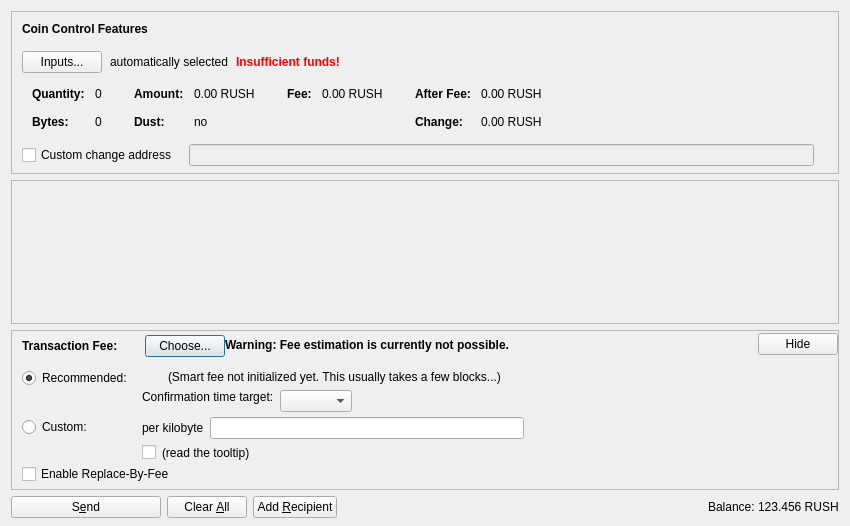
<?xml version="1.0" encoding="UTF-8"?>
<ui version="4.0">
 <class>SendCoinsDialog</class>
 <widget class="QDialog" name="SendCoinsDialog">
  <property name="geometry">
   <rect>
    <x>0</x>
    <y>0</y>
    <width>850</width>
    <height>526</height>
   </rect>
  </property>
  <property name="windowTitle">
   <string>Send Coins</string>
  </property>
  <layout class="QVBoxLayout" name="verticalLayout" stretch="0,1,0,0">
   <property name="bottomMargin">
    <number>8</number>
   </property>
   <item>
    <widget class="QFrame" name="frameCoinControl">
     <property name="sizePolicy">
      <sizepolicy hsizetype="Expanding" vsizetype="Expanding">
       <horstretch>0</horstretch>
       <verstretch>0</verstretch>
      </sizepolicy>
     </property>
     <property name="maximumSize">
      <size>
       <width>16777215</width>
       <height>16777215</height>
      </size>
     </property>
     <property name="frameShape">
      <enum>QFrame::StyledPanel</enum>
     </property>
     <property name="frameShadow">
      <enum>QFrame::Sunken</enum>
     </property>
     <layout class="QVBoxLayout" name="verticalLayoutCoinControl2">
      <property name="spacing">
       <number>0</number>
      </property>
      <property name="leftMargin">
       <number>0</number>
      </property>
      <property name="topMargin">
       <number>0</number>
      </property>
      <property name="rightMargin">
       <number>0</number>
      </property>
      <property name="bottomMargin">
       <number>6</number>
      </property>
      <item>
       <layout class="QVBoxLayout" name="verticalLayoutCoinControl" stretch="0,0,0,0,1">
        <property name="spacing">
         <number>0</number>
        </property>
        <property name="leftMargin">
         <number>10</number>
        </property>
        <property name="topMargin">
         <number>10</number>
        </property>
        <item>
         <layout class="QHBoxLayout" name="horizontalLayoutCoinControl1">
          <property name="bottomMargin">
           <number>15</number>
          </property>
          <item>
           <widget class="QLabel" name="labelCoinControlFeatures">
            <property name="sizePolicy">
             <sizepolicy hsizetype="Preferred" vsizetype="Maximum">
              <horstretch>0</horstretch>
              <verstretch>0</verstretch>
             </sizepolicy>
            </property>
            <property name="font">
             <font>
              <weight>75</weight>
              <bold>true</bold>
             </font>
            </property>
            <property name="styleSheet">
             <string notr="true">font-weight:bold;</string>
            </property>
            <property name="text">
             <string>Coin Control Features</string>
            </property>
           </widget>
          </item>
         </layout>
        </item>
        <item>
         <layout class="QHBoxLayout" name="horizontalLayoutCoinControl2" stretch="0,0,0,0">
          <property name="spacing">
           <number>8</number>
          </property>
          <property name="bottomMargin">
           <number>10</number>
          </property>
          <item>
           <widget class="QPushButton" name="pushButtonCoinControl">
            <property name="styleSheet">
             <string notr="true"/>
            </property>
            <property name="text">
             <string>Inputs...</string>
            </property>
            <property name="autoDefault">
             <bool>false</bool>
            </property>
           </widget>
          </item>
          <item>
           <widget class="QLabel" name="labelCoinControlAutomaticallySelected">
            <property name="text">
             <string>automatically selected</string>
            </property>
            <property name="margin">
             <number>5</number>
            </property>
           </widget>
          </item>
          <item>
           <widget class="QLabel" name="labelCoinControlInsuffFunds">
            <property name="font">
             <font>
              <weight>75</weight>
              <bold>true</bold>
             </font>
            </property>
            <property name="styleSheet">
             <string notr="true">color:red;font-weight:bold;</string>
            </property>
            <property name="text">
             <string>Insufficient funds!</string>
            </property>
            <property name="margin">
             <number>5</number>
            </property>
           </widget>
          </item>
          <item>
           <spacer name="horizontalSpacerCoinControl">
            <property name="orientation">
             <enum>Qt::Horizontal</enum>
            </property>
            <property name="sizeHint" stdset="0">
             <size>
              <width>40</width>
              <height>1</height>
             </size>
            </property>
           </spacer>
          </item>
         </layout>
        </item>
        <item>
         <widget class="QWidget" name="widgetCoinControl" native="true">
          <property name="sizePolicy">
           <sizepolicy hsizetype="Preferred" vsizetype="Preferred">
            <horstretch>0</horstretch>
            <verstretch>0</verstretch>
           </sizepolicy>
          </property>
          <property name="minimumSize">
           <size>
            <width>0</width>
            <height>0</height>
           </size>
          </property>
          <property name="styleSheet">
           <string notr="true"/>
          </property>
          <layout class="QHBoxLayout" name="horizontalLayoutCoinControl5">
           <property name="leftMargin">
            <number>0</number>
           </property>
           <property name="topMargin">
            <number>0</number>
           </property>
           <property name="rightMargin">
            <number>0</number>
           </property>
           <property name="bottomMargin">
            <number>0</number>
           </property>
           <item>
            <layout class="QHBoxLayout" name="horizontalLayoutCoinControl3" stretch="0,0,0,1">
             <property name="spacing">
              <number>20</number>
             </property>
             <property name="topMargin">
              <number>0</number>
             </property>
             <property name="bottomMargin">
              <number>10</number>
             </property>
             <item>
              <layout class="QFormLayout" name="formLayoutCoinControl1">
               <property name="horizontalSpacing">
                <number>10</number>
               </property>
               <property name="verticalSpacing">
                <number>14</number>
               </property>
               <property name="leftMargin">
                <number>10</number>
               </property>
               <property name="topMargin">
                <number>4</number>
               </property>
               <property name="rightMargin">
                <number>6</number>
               </property>
               <item row="0" column="0">
                <widget class="QLabel" name="labelCoinControlQuantityText">
                 <property name="font">
                  <font>
                   <weight>75</weight>
                   <bold>true</bold>
                  </font>
                 </property>
                 <property name="text">
                  <string>Quantity:</string>
                 </property>
                 <property name="margin">
                  <number>0</number>
                 </property>
                </widget>
               </item>
               <item row="0" column="1">
                <widget class="QLabel" name="labelCoinControlQuantity">
                 <property name="cursor">
                  <cursorShape>IBeamCursor</cursorShape>
                 </property>
                 <property name="contextMenuPolicy">
                  <enum>Qt::ActionsContextMenu</enum>
                 </property>
                 <property name="text">
                  <string notr="true">0</string>
                 </property>
                 <property name="margin">
                  <number>0</number>
                 </property>
                 <property name="textInteractionFlags">
                  <set>Qt::LinksAccessibleByMouse|Qt::TextSelectableByKeyboard|Qt::TextSelectableByMouse</set>
                 </property>
                </widget>
               </item>
               <item row="1" column="0">
                <widget class="QLabel" name="labelCoinControlBytesText">
                 <property name="font">
                  <font>
                   <weight>75</weight>
                   <bold>true</bold>
                  </font>
                 </property>
                 <property name="text">
                  <string>Bytes:</string>
                 </property>
                </widget>
               </item>
               <item row="1" column="1">
                <widget class="QLabel" name="labelCoinControlBytes">
                 <property name="cursor">
                  <cursorShape>IBeamCursor</cursorShape>
                 </property>
                 <property name="contextMenuPolicy">
                  <enum>Qt::ActionsContextMenu</enum>
                 </property>
                 <property name="text">
                  <string notr="true">0</string>
                 </property>
                 <property name="textInteractionFlags">
                  <set>Qt::LinksAccessibleByMouse|Qt::TextSelectableByKeyboard|Qt::TextSelectableByMouse</set>
                 </property>
                </widget>
               </item>
              </layout>
             </item>
             <item>
              <layout class="QFormLayout" name="formLayoutCoinControl2">
               <property name="horizontalSpacing">
                <number>10</number>
               </property>
               <property name="verticalSpacing">
                <number>14</number>
               </property>
               <property name="leftMargin">
                <number>6</number>
               </property>
               <property name="topMargin">
                <number>4</number>
               </property>
               <property name="rightMargin">
                <number>6</number>
               </property>
               <item row="0" column="0">
                <widget class="QLabel" name="labelCoinControlAmountText">
                 <property name="font">
                  <font>
                   <weight>75</weight>
                   <bold>true</bold>
                  </font>
                 </property>
                 <property name="text">
                  <string>Amount:</string>
                 </property>
                 <property name="margin">
                  <number>0</number>
                 </property>
                </widget>
               </item>
               <item row="0" column="1">
                <widget class="QLabel" name="labelCoinControlAmount">
                 <property name="cursor">
                  <cursorShape>IBeamCursor</cursorShape>
                 </property>
                 <property name="contextMenuPolicy">
                  <enum>Qt::ActionsContextMenu</enum>
                 </property>
                 <property name="text">
                  <string notr="true">0.00 RUSH</string>
                 </property>
                 <property name="textInteractionFlags">
                  <set>Qt::LinksAccessibleByMouse|Qt::TextSelectableByKeyboard|Qt::TextSelectableByMouse</set>
                 </property>
                </widget>
               </item>
               <item row="1" column="0">
                <widget class="QLabel" name="labelCoinControlLowOutputText">
                 <property name="font">
                  <font>
                   <weight>75</weight>
                   <bold>true</bold>
                  </font>
                 </property>
                 <property name="text">
                  <string>Dust:</string>
                 </property>
                </widget>
               </item>
               <item row="1" column="1">
                <widget class="QLabel" name="labelCoinControlLowOutput">
                 <property name="cursor">
                  <cursorShape>IBeamCursor</cursorShape>
                 </property>
                 <property name="contextMenuPolicy">
                  <enum>Qt::ActionsContextMenu</enum>
                 </property>
                 <property name="text">
                  <string notr="true">no</string>
                 </property>
                 <property name="textInteractionFlags">
                  <set>Qt::LinksAccessibleByMouse|Qt::TextSelectableByKeyboard|Qt::TextSelectableByMouse</set>
                 </property>
                </widget>
               </item>
              </layout>
             </item>
             <item>
              <layout class="QFormLayout" name="formLayoutCoinControl3">
               <property name="horizontalSpacing">
                <number>10</number>
               </property>
               <property name="verticalSpacing">
                <number>14</number>
               </property>
               <property name="leftMargin">
                <number>6</number>
               </property>
               <property name="topMargin">
                <number>4</number>
               </property>
               <property name="rightMargin">
                <number>6</number>
               </property>
               <item row="0" column="0">
                <widget class="QLabel" name="labelCoinControlFeeText">
                 <property name="font">
                  <font>
                   <weight>75</weight>
                   <bold>true</bold>
                  </font>
                 </property>
                 <property name="text">
                  <string>Fee:</string>
                 </property>
                 <property name="margin">
                  <number>0</number>
                 </property>
                </widget>
               </item>
               <item row="0" column="1">
                <widget class="QLabel" name="labelCoinControlFee">
                 <property name="cursor">
                  <cursorShape>IBeamCursor</cursorShape>
                 </property>
                 <property name="contextMenuPolicy">
                  <enum>Qt::ActionsContextMenu</enum>
                 </property>
                 <property name="text">
                  <string notr="true">0.00 RUSH</string>
                 </property>
                 <property name="textInteractionFlags">
                  <set>Qt::LinksAccessibleByMouse|Qt::TextSelectableByKeyboard|Qt::TextSelectableByMouse</set>
                 </property>
                </widget>
               </item>
              </layout>
             </item>
             <item>
              <layout class="QFormLayout" name="formLayoutCoinControl4">
               <property name="horizontalSpacing">
                <number>10</number>
               </property>
               <property name="verticalSpacing">
                <number>14</number>
               </property>
               <property name="leftMargin">
                <number>6</number>
               </property>
               <property name="topMargin">
                <number>4</number>
               </property>
               <property name="rightMargin">
                <number>6</number>
               </property>
               <item row="0" column="0">
                <widget class="QLabel" name="labelCoinControlAfterFeeText">
                 <property name="font">
                  <font>
                   <weight>75</weight>
                   <bold>true</bold>
                  </font>
                 </property>
                 <property name="text">
                  <string>After Fee:</string>
                 </property>
                 <property name="margin">
                  <number>0</number>
                 </property>
                </widget>
               </item>
               <item row="0" column="1">
                <widget class="QLabel" name="labelCoinControlAfterFee">
                 <property name="cursor">
                  <cursorShape>IBeamCursor</cursorShape>
                 </property>
                 <property name="contextMenuPolicy">
                  <enum>Qt::ActionsContextMenu</enum>
                 </property>
                 <property name="text">
                  <string notr="true">0.00 RUSH</string>
                 </property>
                 <property name="textInteractionFlags">
                  <set>Qt::LinksAccessibleByMouse|Qt::TextSelectableByKeyboard|Qt::TextSelectableByMouse</set>
                 </property>
                </widget>
               </item>
               <item row="1" column="0">
                <widget class="QLabel" name="labelCoinControlChangeText">
                 <property name="font">
                  <font>
                   <weight>75</weight>
                   <bold>true</bold>
                  </font>
                 </property>
                 <property name="text">
                  <string>Change:</string>
                 </property>
                </widget>
               </item>
               <item row="1" column="1">
                <widget class="QLabel" name="labelCoinControlChange">
                 <property name="cursor">
                  <cursorShape>IBeamCursor</cursorShape>
                 </property>
                 <property name="contextMenuPolicy">
                  <enum>Qt::ActionsContextMenu</enum>
                 </property>
                 <property name="text">
                  <string notr="true">0.00 RUSH</string>
                 </property>
                 <property name="textInteractionFlags">
                  <set>Qt::LinksAccessibleByMouse|Qt::TextSelectableByKeyboard|Qt::TextSelectableByMouse</set>
                 </property>
                </widget>
               </item>
              </layout>
             </item>
            </layout>
           </item>
          </layout>
         </widget>
        </item>
        <item>
         <layout class="QHBoxLayout" name="horizontalLayoutCoinControl4" stretch="0,0,0">
          <property name="spacing">
           <number>12</number>
          </property>
          <property name="sizeConstraint">
           <enum>QLayout::SetDefaultConstraint</enum>
          </property>
          <property name="topMargin">
           <number>5</number>
          </property>
          <property name="rightMargin">
           <number>5</number>
          </property>
          <item>
           <widget class="QCheckBox" name="checkBoxCoinControlChange">
            <property name="toolTip">
             <string>If this is activated, but the change address is empty or invalid, change will be sent to a newly generated address.</string>
            </property>
            <property name="text">
             <string>Custom change address</string>
            </property>
           </widget>
          </item>
          <item>
           <widget class="QValidatedLineEdit" name="lineEditCoinControlChange">
            <property name="enabled">
             <bool>false</bool>
            </property>
            <property name="sizePolicy">
             <sizepolicy hsizetype="Expanding" vsizetype="Fixed">
              <horstretch>0</horstretch>
              <verstretch>0</verstretch>
             </sizepolicy>
            </property>
           </widget>
          </item>
          <item>
           <widget class="QLabel" name="labelCoinControlChangeLabel">
            <property name="sizePolicy">
             <sizepolicy hsizetype="Preferred" vsizetype="Expanding">
              <horstretch>0</horstretch>
              <verstretch>0</verstretch>
             </sizepolicy>
            </property>
            <property name="minimumSize">
             <size>
              <width>0</width>
              <height>0</height>
             </size>
            </property>
            <property name="text">
             <string/>
            </property>
            <property name="margin">
             <number>3</number>
            </property>
           </widget>
          </item>
         </layout>
        </item>
        <item>
         <spacer name="verticalSpacerCoinControl">
          <property name="orientation">
           <enum>Qt::Vertical</enum>
          </property>
          <property name="sizeHint" stdset="0">
           <size>
            <width>800</width>
            <height>1</height>
           </size>
          </property>
         </spacer>
        </item>
       </layout>
      </item>
     </layout>
    </widget>
   </item>
   <item>
    <widget class="QScrollArea" name="scrollArea">
     <property name="widgetResizable">
      <bool>true</bool>
     </property>
     <widget class="QWidget" name="scrollAreaWidgetContents">
      <property name="geometry">
       <rect>
        <x>0</x>
        <y>0</y>
        <width>830</width>
        <height>104</height>
       </rect>
      </property>
      <layout class="QVBoxLayout" name="verticalLayout_2" stretch="0,1">
       <property name="leftMargin">
        <number>0</number>
       </property>
       <property name="topMargin">
        <number>0</number>
       </property>
       <property name="rightMargin">
        <number>0</number>
       </property>
       <property name="bottomMargin">
        <number>0</number>
       </property>
       <item>
        <layout class="QVBoxLayout" name="entries">
         <property name="spacing">
          <number>6</number>
         </property>
        </layout>
       </item>
       <item>
        <spacer name="verticalSpacer">
         <property name="orientation">
          <enum>Qt::Vertical</enum>
         </property>
         <property name="sizeHint" stdset="0">
          <size>
           <width>20</width>
           <height>40</height>
          </size>
         </property>
        </spacer>
       </item>
      </layout>
     </widget>
    </widget>
   </item>
   <item>
    <widget class="QFrame" name="frameFee">
     <property name="sizePolicy">
      <sizepolicy hsizetype="Expanding" vsizetype="Expanding">
       <horstretch>0</horstretch>
       <verstretch>0</verstretch>
      </sizepolicy>
     </property>
     <property name="maximumSize">
      <size>
       <width>16777215</width>
       <height>16777215</height>
      </size>
     </property>
     <property name="frameShape">
      <enum>QFrame::StyledPanel</enum>
     </property>
     <property name="frameShadow">
      <enum>QFrame::Sunken</enum>
     </property>
     <layout class="QVBoxLayout" name="verticalLayoutFee1">
      <property name="spacing">
       <number>0</number>
      </property>
      <property name="leftMargin">
       <number>0</number>
      </property>
      <property name="topMargin">
       <number>0</number>
      </property>
      <property name="rightMargin">
       <number>0</number>
      </property>
      <property name="bottomMargin">
       <number>0</number>
      </property>
      <item>
       <layout class="QVBoxLayout" name="verticalLayoutFee2" stretch="0,0,0">
        <property name="spacing">
         <number>0</number>
        </property>
        <property name="leftMargin">
         <number>10</number>
        </property>
        <property name="topMargin">
         <number>0</number>
        </property>
        <item>
         <layout class="QHBoxLayout" name="horizontalLayoutFee1">
          <property name="bottomMargin">
           <number>0</number>
          </property>
          <item>
           <layout class="QVBoxLayout" name="verticalLayoutFee7">
            <property name="spacing">
             <number>0</number>
            </property>
            <item>
             <spacer name="verticalSpacerSmartFee">
              <property name="orientation">
               <enum>Qt::Vertical</enum>
              </property>
              <property name="sizeType">
               <enum>QSizePolicy::Fixed</enum>
              </property>
              <property name="sizeHint" stdset="0">
               <size>
                <width>1</width>
                <height>4</height>
               </size>
              </property>
             </spacer>
            </item>
            <item>
             <layout class="QHBoxLayout" name="horizontalLayoutSmartFee">
              <property name="spacing">
               <number>10</number>
              </property>
              <item>
               <widget class="QLabel" name="labelFeeHeadline">
                <property name="sizePolicy">
                 <sizepolicy hsizetype="Preferred" vsizetype="Maximum">
                  <horstretch>0</horstretch>
                  <verstretch>0</verstretch>
                 </sizepolicy>
                </property>
                <property name="font">
                 <font>
                  <weight>75</weight>
                  <bold>true</bold>
                 </font>
                </property>
                <property name="styleSheet">
                 <string notr="true">font-weight:bold;</string>
                </property>
                <property name="text">
                 <string>Transaction Fee:</string>
                </property>
               </widget>
              </item>
              <item>
               <widget class="QLabel" name="labelFeeMinimized">
                <property name="text">
                 <string/>
                </property>
               </widget>
              </item>
              <item>
               <widget class="QPushButton" name="buttonChooseFee">
                <property name="text">
                 <string>Choose...</string>
                </property>
               </widget>
              </item>
             </layout>
            </item>
            <item>
             <spacer name="verticalSpacer_5">
              <property name="orientation">
               <enum>Qt::Vertical</enum>
              </property>
              <property name="sizeHint" stdset="0">
               <size>
                <width>1</width>
                <height>1</height>
               </size>
              </property>
             </spacer>
            </item>
           </layout>
          </item>
          <item>
           <widget class="QLabel" name="fallbackFeeWarningLabel">
            <property name="toolTip">
             <string>Using the fallbackfee can result in sending a transaction that will take several hours or days (or never) to confirm. Consider choosing your fee manually or wait until you have validated the complete chain.</string>
            </property>
            <property name="font">
            <font>
                <weight>75</weight>
                <bold>true</bold>
            </font>
            </property>
            <property name="text">
             <string>Warning: Fee estimation is currently not possible.</string>
            </property>
            <property name="wordWrap">
             <bool>false</bool>
            </property>
           </widget>
          </item>
          <item>
           <spacer name="horizontalSpacer_4">
            <property name="orientation">
             <enum>Qt::Horizontal</enum>
            </property>
            <property name="sizeType">
             <enum>QSizePolicy::MinimumExpanding</enum>
            </property>
            <property name="sizeHint" stdset="0">
             <size>
              <width>40</width>
              <height>20</height>
             </size>
            </property>
           </spacer>
          </item>
          <item>
           <widget class="QPushButton" name="buttonMinimizeFee">
            <property name="toolTip">
             <string>collapse fee-settings</string>
            </property>
            <property name="text">
             <string>Hide</string>
            </property>
           </widget>
          </item>
         </layout>
        </item>
        <item>
         <widget class="QFrame" name="frameFeeSelection">
          <layout class="QVBoxLayout" name="verticalLayoutFee12">
           <property name="spacing">
            <number>0</number>
           </property>
           <property name="leftMargin">
            <number>0</number>
           </property>
           <property name="topMargin">
            <number>0</number>
           </property>
           <property name="rightMargin">
            <number>0</number>
           </property>
           <property name="bottomMargin">
            <number>0</number>
           </property>
           <item>
            <layout class="QGridLayout" name="gridLayoutFee">
             <property name="topMargin">
              <number>10</number>
             </property>
             <property name="bottomMargin">
              <number>4</number>
             </property>
             <property name="horizontalSpacing">
              <number>10</number>
             </property>
             <property name="verticalSpacing">
              <number>4</number>
             </property>
             <item row="1" column="1">
              <layout class="QVBoxLayout" name="verticalLayoutFee8">
               <property name="spacing">
                <number>6</number>
               </property>
               <item>
                <layout class="QHBoxLayout" name="horizontalLayoutFee13">
                 <item>
                  <widget class="QLabel" name="labelCustomPerKilobyte">
                   <property name="toolTip">
                    <string>Specify a custom fee per kB (1,000 bytes) of the transaction's virtual size.

Note:  Since the fee is calculated on a per-byte basis, a fee of "100 satoshis per kB" for a transaction size of 500 bytes (half of 1 kB) would ultimately yield a fee of only 50 satoshis.</string>
                   </property>
                   <property name="text">
                    <string>per kilobyte</string>
                   </property>
                  </widget>
                 </item>
                 <item>
                  <widget class="BitcoinrushAmountField" name="customFee"/>
                 </item>
                 <item>
                  <spacer name="horizontalSpacer_6">
                   <property name="orientation">
                    <enum>Qt::Horizontal</enum>
                   </property>
                   <property name="sizeHint" stdset="0">
                    <size>
                     <width>1</width>
                     <height>1</height>
                    </size>
                   </property>
                  </spacer>
                 </item>
                </layout>
               </item>
               <item>
                <layout class="QHBoxLayout" name="horizontalLayoutFee8">
                 <item>
                  <widget class="QCheckBox" name="checkBoxMinimumFee">
                   <property name="toolTip">
                    <string>Paying only the minimum fee is just fine as long as there is less transaction volume than space in the blocks. But be aware that this can end up in a never confirming transaction once there is more demand for bitcoinrush transactions than the network can process.</string>
                   </property>
                   <property name="text">
                    <string/>
                   </property>
                  </widget>
                 </item>
                 <item>
                  <widget class="QLabel" name="labelMinFeeWarning">
                   <property name="enabled">
                    <bool>true</bool>
                   </property>
                   <property name="toolTip">
                    <string>Paying only the minimum fee is just fine as long as there is less transaction volume than space in the blocks. But be aware that this can end up in a never confirming transaction once there is more demand for bitcoinrush transactions than the network can process.</string>
                   </property>
                   <property name="text">
                    <string>(read the tooltip)</string>
                   </property>
                   <property name="margin">
                    <number>5</number>
                   </property>
                  </widget>
                 </item>
                 <item>
                  <spacer name="horizontalSpacer_2">
                   <property name="orientation">
                    <enum>Qt::Horizontal</enum>
                   </property>
                   <property name="sizeHint" stdset="0">
                    <size>
                     <width>1</width>
                     <height>1</height>
                    </size>
                   </property>
                  </spacer>
                 </item>
                </layout>
               </item>
              </layout>
             </item>
             <item row="0" column="0">
              <layout class="QVBoxLayout" name="verticalLayoutFee4" stretch="0,1">
               <item>
                <widget class="QRadioButton" name="radioSmartFee">
                 <property name="text">
                  <string>Recommended:</string>
                 </property>
                 <property name="checked">
                  <bool>true</bool>
                 </property>
                 <attribute name="buttonGroup">
                  <string notr="true">groupFee</string>
                 </attribute>
                </widget>
               </item>
               <item>
                <spacer name="verticalSpacer_2">
                 <property name="orientation">
                  <enum>Qt::Vertical</enum>
                 </property>
                 <property name="sizeHint" stdset="0">
                  <size>
                   <width>1</width>
                   <height>1</height>
                  </size>
                 </property>
                </spacer>
               </item>
              </layout>
             </item>
             <item row="1" column="0">
              <layout class="QVBoxLayout" name="verticalLayoutFee9" stretch="0,1">
               <item>
                <widget class="QRadioButton" name="radioCustomFee">
                 <property name="text">
                  <string>Custom:</string>
                 </property>
                 <attribute name="buttonGroup">
                  <string notr="true">groupFee</string>
                 </attribute>
                </widget>
               </item>
               <item>
                <spacer name="verticalSpacer_6">
                 <property name="orientation">
                  <enum>Qt::Vertical</enum>
                 </property>
                 <property name="sizeHint" stdset="0">
                  <size>
                   <width>1</width>
                   <height>1</height>
                  </size>
                 </property>
                </spacer>
               </item>
              </layout>
             </item>
             <item row="0" column="1">
              <layout class="QVBoxLayout" name="verticalLayoutFee3" stretch="0,0,1">
               <property name="spacing">
                <number>6</number>
               </property>
               <property name="topMargin">
                <number>2</number>
               </property>
               <item>
                <layout class="QHBoxLayout" name="horizontalLayoutFee12">
                 <item>
                  <widget class="QLabel" name="labelSmartFee">
                   <property name="text">
                    <string/>
                   </property>
                   <property name="margin">
                    <number>2</number>
                   </property>
                  </widget>
                 </item>
                 <item>
                  <widget class="QLabel" name="labelFeeEstimation">
                   <property name="text">
                    <string/>
                   </property>
                  </widget>
                 </item>
                 <item>
                  <widget class="QLabel" name="labelSmartFee2">
                   <property name="text">
                    <string>(Smart fee not initialized yet. This usually takes a few blocks...)</string>
                   </property>
                   <property name="margin">
                    <number>2</number>
                   </property>
                  </widget>
                 </item>
                 <item>
                  <spacer name="horizontalSpacer_5">
                   <property name="orientation">
                    <enum>Qt::Horizontal</enum>
                   </property>
                   <property name="sizeHint" stdset="0">
                    <size>
                     <width>1</width>
                     <height>1</height>
                    </size>
                   </property>
                  </spacer>
                 </item>
                </layout>
               </item>
               <item>
                <layout class="QHBoxLayout" name="horizontalLayoutFee9">
                 <item>
                  <layout class="QVBoxLayout" name="verticalLayoutFee6">
                   <item>
                    <widget class="QLabel" name="labelSmartFee3">
                     <property name="text">
                      <string>Confirmation time target:</string>
                     </property>
                     <property name="margin">
                      <number>2</number>
                     </property>
                    </widget>
                   </item>
                   <item>
                    <spacer name="verticalSpacer_3">
                     <property name="orientation">
                      <enum>Qt::Vertical</enum>
                     </property>
                     <property name="sizeHint" stdset="0">
                      <size>
                       <width>1</width>
                       <height>1</height>
                      </size>
                     </property>
                    </spacer>
                   </item>
                  </layout>
                 </item>
                 <item>
                  <layout class="QVBoxLayout" name="verticalLayoutFee5">
                   <property name="rightMargin">
                    <number>30</number>
                   </property>
                   <item>
                    <layout class="QHBoxLayout" name="horizontalLayoutConfTarget">
                     <property name="bottomMargin">
                      <number>0</number>
                     </property>
                     <item>
                      <widget class="QComboBox" name="confTargetSelector"/>
                     </item>
                     <item>
                      <spacer name="horizontalSpacerConfTarget">
                       <property name="orientation">
                        <enum>Qt::Horizontal</enum>
                       </property>
                       <property name="sizeHint" stdset="0">
                        <size>
                         <width>40</width>
                         <height>20</height>
                        </size>
                       </property>
                      </spacer>
                     </item>
                    </layout>
                   </item>
                  </layout>
                 </item>
                </layout>
               </item>
               <item>
                <spacer name="verticalSpacer_4">
                 <property name="orientation">
                  <enum>Qt::Vertical</enum>
                 </property>
                 <property name="sizeHint" stdset="0">
                  <size>
                   <width>1</width>
                   <height>1</height>
                  </size>
                 </property>
                </spacer>
               </item>
              </layout>
             </item>
            </layout>
           </item>
           <item>
            <widget class="QCheckBox" name="optInRBF">
             <property name="text">
              <string>Enable Replace-By-Fee</string>
             </property>
             <property name="toolTip">
              <string>With Replace-By-Fee (BIP-125) you can increase a transaction's fee after it is sent. Without this, a higher fee may be recommended to compensate for increased transaction delay risk.</string>
             </property>
            </widget>
           </item>
          </layout>
         </widget>
        </item>
        <item>
         <spacer name="verticalSpacerFee">
          <property name="orientation">
           <enum>Qt::Vertical</enum>
          </property>
          <property name="sizeHint" stdset="0">
           <size>
            <width>40</width>
            <height>5</height>
           </size>
          </property>
         </spacer>
        </item>
       </layout>
      </item>
     </layout>
    </widget>
   </item>
   <item>
    <layout class="QHBoxLayout" name="horizontalLayout">
     <item>
      <widget class="QPushButton" name="sendButton">
       <property name="minimumSize">
        <size>
         <width>150</width>
         <height>0</height>
        </size>
       </property>
       <property name="toolTip">
        <string>Confirm the send action</string>
       </property>
       <property name="text">
        <string>S&amp;end</string>
       </property>
       <property name="icon">
        <iconset resource="../bitcoinrush.qrc">
         <normaloff>:/icons/send</normaloff>:/icons/send</iconset>
       </property>
       <property name="autoDefault">
        <bool>false</bool>
       </property>
       <property name="default">
        <bool>false</bool>
       </property>
      </widget>
     </item>
     <item>
      <widget class="QPushButton" name="clearButton">
       <property name="sizePolicy">
        <sizepolicy hsizetype="Minimum" vsizetype="Fixed">
         <horstretch>0</horstretch>
         <verstretch>0</verstretch>
        </sizepolicy>
       </property>
       <property name="toolTip">
        <string>Clear all fields of the form.</string>
       </property>
       <property name="text">
        <string>Clear &amp;All</string>
       </property>
       <property name="icon">
        <iconset resource="../bitcoinrush.qrc">
         <normaloff>:/icons/remove</normaloff>:/icons/remove</iconset>
       </property>
       <property name="autoDefault">
        <bool>false</bool>
       </property>
      </widget>
     </item>
     <item>
      <widget class="QPushButton" name="addButton">
       <property name="toolTip">
        <string>Send to multiple recipients at once</string>
       </property>
       <property name="text">
        <string>Add &amp;Recipient</string>
       </property>
       <property name="icon">
        <iconset resource="../bitcoinrush.qrc">
         <normaloff>:/icons/add</normaloff>:/icons/add</iconset>
       </property>
       <property name="autoDefault">
        <bool>false</bool>
       </property>
      </widget>
     </item>
     <item>
      <spacer name="horizontalSpacer">
       <property name="orientation">
        <enum>Qt::Horizontal</enum>
       </property>
       <property name="sizeHint" stdset="0">
        <size>
         <width>40</width>
         <height>20</height>
        </size>
       </property>
      </spacer>
     </item>
     <item>
      <layout class="QHBoxLayout" name="horizontalLayout_2">
       <property name="spacing">
        <number>3</number>
       </property>
       <item>
        <widget class="QLabel" name="label">
         <property name="sizePolicy">
          <sizepolicy hsizetype="Preferred" vsizetype="Fixed">
           <horstretch>0</horstretch>
           <verstretch>0</verstretch>
          </sizepolicy>
         </property>
         <property name="text">
          <string>Balance:</string>
         </property>
        </widget>
       </item>
       <item>
        <widget class="QLabel" name="labelBalance">
         <property name="sizePolicy">
          <sizepolicy hsizetype="Preferred" vsizetype="Fixed">
           <horstretch>0</horstretch>
           <verstretch>0</verstretch>
          </sizepolicy>
         </property>
         <property name="cursor">
          <cursorShape>IBeamCursor</cursorShape>
         </property>
         <property name="text">
          <string notr="true">123.456 RUSH</string>
         </property>
         <property name="textInteractionFlags">
          <set>Qt::LinksAccessibleByMouse|Qt::TextSelectableByKeyboard|Qt::TextSelectableByMouse</set>
         </property>
        </widget>
       </item>
      </layout>
     </item>
    </layout>
   </item>
  </layout>
 </widget>
 <customwidgets>
  <customwidget>
   <class>QValidatedLineEdit</class>
   <extends>QLineEdit</extends>
   <header>qt/qvalidatedlineedit.h</header>
  </customwidget>
  <customwidget>
   <class>BitcoinrushAmountField</class>
   <extends>QLineEdit</extends>
   <header>qt/bitcoinrushamountfield.h</header>
   <container>1</container>
  </customwidget>
 </customwidgets>
 <resources>
  <include location="../bitcoinrush.qrc"/>
 </resources>
 <connections/>
 <buttongroups>
  <buttongroup name="groupFee"/>
 </buttongroups>
</ui>
